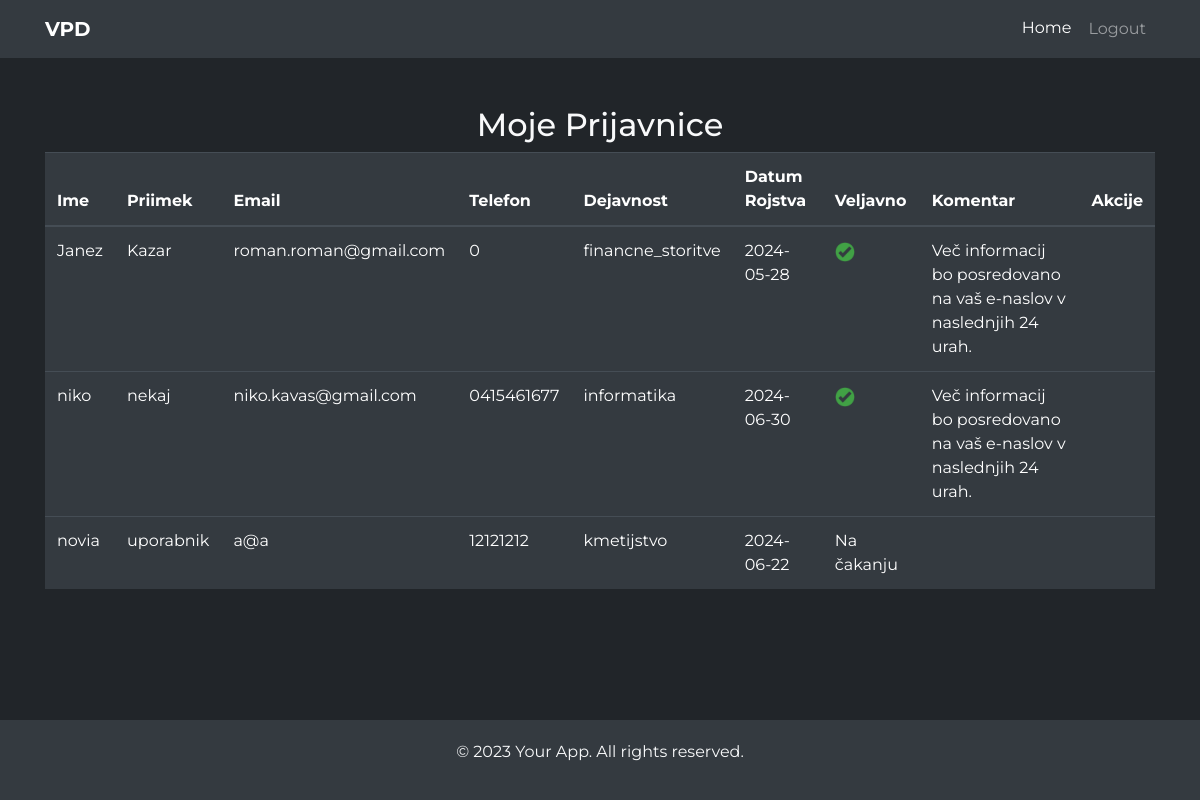
The page /user_prijavnice/ (signed in) on the database its author committed.
### webapp/models.py (models this page shows, shortened)
class Prijavnica(models.Model):
    ime = models.CharField(max_length=100, null=True)
    priimek = models.CharField(max_length=100, null=True)
    email = models.CharField(max_length=100, null=True)
    phone = models.CharField(max_length=15, null=True)
    dejavnost = models.CharField(max_length=100, default=None, null=True)
    datumrojstva = models.CharField(max_length=100, default=None, null=True)
    valid = models.BooleanField(null=True, default=None)
    komentar = models.CharField(max_length=255, null=True, default=None)
    user = models.ForeignKey(User, on_delete=models.CASCADE, null=True, blank=True)

### webapp/views.py (the view)
# urls.py: path("user_prijavnice/", views.user_prijavnice, name="user_prijavnice"),
@login_required
def user_prijavnice(request):
    user_prijavnice_list = Prijavnica.objects.filter(user=request.user)
    return render(request, 'user_prijavnice.html', {'prijavnice_list': user_prijavnice_list})

### webapp/templates/user_prijavnice.html (shortened to what this page needs)
{% extends 'base.html' %}
{% load static %}
{% block content %}
<h2 class="text-center">Moje Prijavnice</h2>
<table class="table table-dark">
    <thead>
        <tr>
            <th>Ime</th>
            <th>Priimek</th>
            <th>Email</th>
            <th>Telefon</th>
            <th>Dejavnost</th>
            <th>Datum Rojstva</th>
            <th>Veljavno</th>
            <th>Komentar</th>
            <th>Akcije</th>
        </tr>
    </thead>
    <tbody>
        {% for prijavnica in prijavnice_list %}
        <tr>
            <td>{{ prijavnica.ime }}</td>
            <td>{{ prijavnica.priimek }}</td>
            <td>{{ prijavnica.email }}</td>
            <td>{{ prijavnica.phone }}</td>
            <td>{{ prijavnica.dejavnost }}</td>
            <td>{{ prijavnica.datumrojstva }}</td>
            <td>
                {% if prijavnica.valid is False %}
                    <img src="{% static 'images/x.png' %}" alt="Invalid" width="20">
                {% elif prijavnica.valid is True %}
                    <img src="{% static 'images/checkmark.png' %}" alt="Valid" width="20">
                {% else %}
                    Na čakanju
                {% endif %}
            </td>
            <td>
                {% if prijavnica.valid is False %}
                    {{ prijavnica.komentar }}
                {% elif prijavnica.valid is True %}
                    Več informacij bo posredovano na vaš e-naslov v naslednjih 24 urah.
                {% endif %}
            </td>
            <td>
            </td>
        </tr>
        {% empty %}
        <tr>
            <td colspan="9" class="text-center">Ni prijavnic za prikaz</td>
        </tr>
        {% endfor %}
    </tbody>
</table>
{% endblock %}

### webapp/templates/base.html (style rules this page uses)
body { font-family: 'Montserrat', sans-serif; display: flex; flex-direction: column; min-height: 100vh; background-color: #212529; color: #f8f9fa; }

### rows shown on the page
Prijavnica: ime "Janez", priimek "Kazar", email "roman.roman@gmail.com", phone "0", dejavnost "financne_storitve", datumrojstva "2024-05-28", valid True (drawn), shows "Več informacij bo posredovano na vaš e-naslov v naslednjih 24 urah."
Prijavnica: ime "niko", priimek "nekaj", email "niko.kavas@gmail.com", phone "0415461677", dejavnost "informatika", datumrojstva "2024-06-30", valid True (drawn), shows "Več informacij bo posredovano na vaš e-naslov v naslednjih 24 urah."
Prijavnica: ime "novia", priimek "uporabnik", email "a@a", phone "12121212", dejavnost "kmetijstvo", datumrojstva "2024-06-22", shows "Na čakanju"
